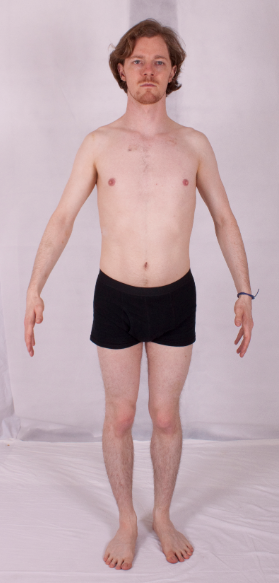
#> input picture Images/Screenshot_1.png, 279 x 583 px
$ python CannyThresholdTrackbar.py
#> lines starting #> are read from the running program, lines starting #| are printed output that depends on the picture; after the words box and inside, x2 and y2 are one past the last pixel; in counts of white or black regions, pixels touching at a corner belong together
import cv2
import numpy as np
import matplotlib.pyplot as plt


testImage = "../../Images/Screenshot_1.png"
def callback(x):
    print(x)

img = cv2.imread(testImage, 0) #read image as grayscale
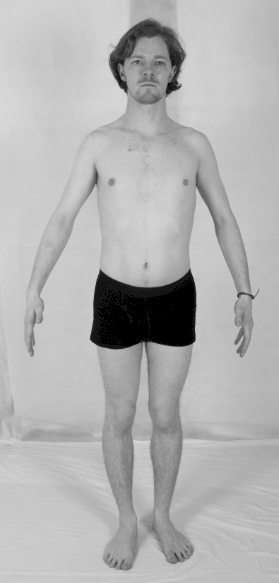
#> img: shape (583, 279); min 0, max 218, mean 178.3


canny = cv2.Canny(img, 85, 255)
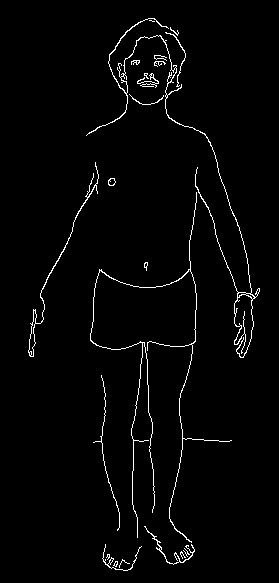
#> canny: shape (583, 279); 2.2% white in thin lines or dots, all inside (x1, y1, x2, y2) = (28, 18, 260, 571)

cv2.namedWindow('image') # make a window with name 'image'
cv2.createTrackbar('L', 'image', 0, 255, callback) #lower threshold trackbar for window 'image
cv2.createTrackbar('U', 'image', 0, 255, callback) #upper threshold trackbar for window 'image

while(1):
    numpy_horizontal_concat = np.concatenate((img, canny), axis=1) # to display image side by side
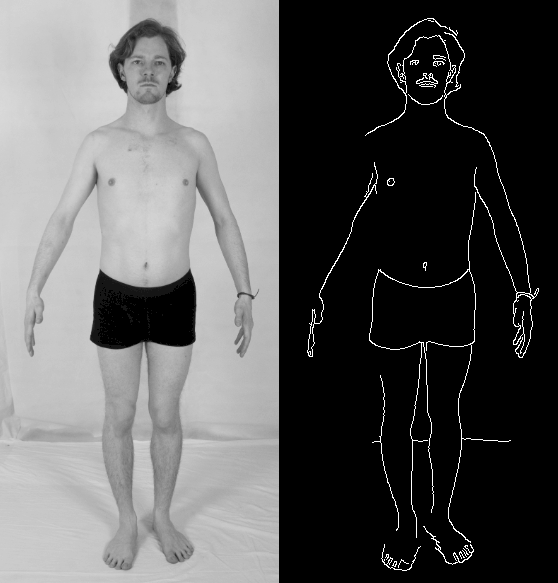
#> numpy_horizontal_concat: shape (583, 558); min 0, max 255, mean 91.9
    cv2.imshow('image', numpy_horizontal_concat)
    k = cv2.waitKey(1) & 0xFF
#> (key Esc is pressed here)
    if k == 27: #escape key
        break
    l = cv2.getTrackbarPos('L', 'image')
    u = cv2.getTrackbarPos('U', 'image')

    canny = cv2.Canny(img, l, u)

cv2.destroyAllWindows()
